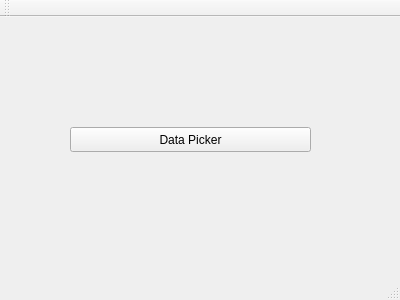
<?xml version="1.0" encoding="UTF-8"?>
<ui version="4.0">
 <class>MainWindow</class>
 <widget class="QMainWindow" name="MainWindow">
  <property name="geometry">
   <rect>
    <x>0</x>
    <y>0</y>
    <width>400</width>
    <height>300</height>
   </rect>
  </property>
  <property name="windowTitle">
   <string>MainWindow</string>
  </property>
  <widget class="QWidget" name="centralWidget">
   <widget class="QPushButton" name="pushButton">
    <property name="geometry">
     <rect>
      <x>70</x>
      <y>110</y>
      <width>241</width>
      <height>25</height>
     </rect>
    </property>
    <property name="text">
     <string>Data Picker</string>
    </property>
   </widget>
  </widget>
  <widget class="QMenuBar" name="menuBar">
   <property name="geometry">
    <rect>
     <x>0</x>
     <y>0</y>
     <width>400</width>
     <height>22</height>
    </rect>
   </property>
  </widget>
  <widget class="QToolBar" name="mainToolBar">
   <attribute name="toolBarArea">
    <enum>TopToolBarArea</enum>
   </attribute>
   <attribute name="toolBarBreak">
    <bool>false</bool>
   </attribute>
  </widget>
  <widget class="QStatusBar" name="statusBar"/>
 </widget>
 <layoutdefault spacing="6" margin="11"/>
 <resources/>
 <connections/>
</ui>
